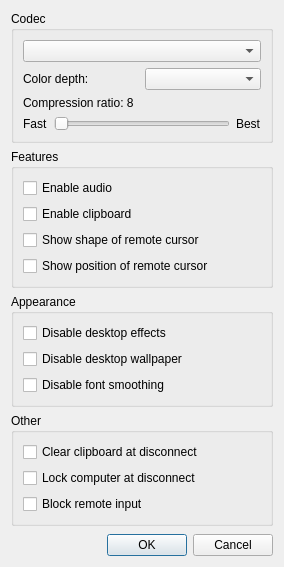
<?xml version="1.0" encoding="UTF-8"?>
<ui version="4.0">
 <class>DesktopConfigDialog</class>
 <widget class="QDialog" name="DesktopConfigDialog">
  <property name="geometry">
   <rect>
    <x>0</x>
    <y>0</y>
    <width>284</width>
    <height>567</height>
   </rect>
  </property>
  <property name="sizePolicy">
   <sizepolicy hsizetype="Preferred" vsizetype="Preferred">
    <horstretch>0</horstretch>
    <verstretch>0</verstretch>
   </sizepolicy>
  </property>
  <property name="windowTitle">
   <string>Session Configuration</string>
  </property>
  <layout class="QVBoxLayout" name="verticalLayout_5">
   <item>
    <widget class="QGroupBox" name="groupBox_2">
     <property name="sizePolicy">
      <sizepolicy hsizetype="Preferred" vsizetype="Fixed">
       <horstretch>0</horstretch>
       <verstretch>0</verstretch>
      </sizepolicy>
     </property>
     <property name="title">
      <string>Codec</string>
     </property>
     <layout class="QVBoxLayout" name="verticalLayout">
      <item>
       <widget class="QComboBox" name="combo_codec"/>
      </item>
      <item>
       <layout class="QHBoxLayout" name="horizontalLayout_2">
        <item>
         <widget class="QLabel" name="label_color_depth">
          <property name="text">
           <string>Color depth:</string>
          </property>
         </widget>
        </item>
        <item>
         <widget class="QComboBox" name="combobox_color_depth"/>
        </item>
       </layout>
      </item>
      <item>
       <widget class="QLabel" name="label_compress_ratio">
        <property name="text">
         <string notr="true">Compression ratio: 8</string>
        </property>
       </widget>
      </item>
      <item>
       <layout class="QHBoxLayout" name="horizontalLayout">
        <item>
         <widget class="QLabel" name="label_fast">
          <property name="text">
           <string>Fast</string>
          </property>
         </widget>
        </item>
        <item>
         <widget class="QSlider" name="slider_compress_ratio">
          <property name="minimum">
           <number>1</number>
          </property>
          <property name="maximum">
           <number>22</number>
          </property>
          <property name="orientation">
           <enum>Qt::Orientation::Horizontal</enum>
          </property>
         </widget>
        </item>
        <item>
         <widget class="QLabel" name="label_best">
          <property name="text">
           <string>Best</string>
          </property>
         </widget>
        </item>
       </layout>
      </item>
     </layout>
    </widget>
   </item>
   <item>
    <widget class="QGroupBox" name="groupbox_features">
     <property name="sizePolicy">
      <sizepolicy hsizetype="Preferred" vsizetype="Fixed">
       <horstretch>0</horstretch>
       <verstretch>0</verstretch>
      </sizepolicy>
     </property>
     <property name="title">
      <string>Features</string>
     </property>
     <layout class="QVBoxLayout" name="verticalLayout_4">
      <item>
       <widget class="QCheckBox" name="checkbox_audio">
        <property name="text">
         <string>Enable audio</string>
        </property>
       </widget>
      </item>
      <item>
       <widget class="QCheckBox" name="checkbox_clipboard">
        <property name="text">
         <string>Enable clipboard</string>
        </property>
       </widget>
      </item>
      <item>
       <widget class="QCheckBox" name="checkbox_cursor_shape">
        <property name="text">
         <string>Show shape of remote cursor</string>
        </property>
       </widget>
      </item>
      <item>
       <widget class="QCheckBox" name="checkbox_enable_cursor_pos">
        <property name="text">
         <string>Show position of remote cursor</string>
        </property>
       </widget>
      </item>
     </layout>
    </widget>
   </item>
   <item>
    <widget class="QGroupBox" name="groupbox_appearance">
     <property name="sizePolicy">
      <sizepolicy hsizetype="Preferred" vsizetype="Fixed">
       <horstretch>0</horstretch>
       <verstretch>0</verstretch>
      </sizepolicy>
     </property>
     <property name="title">
      <string>Appearance</string>
     </property>
     <layout class="QVBoxLayout" name="verticalLayout_2">
      <item>
       <widget class="QCheckBox" name="checkbox_desktop_effects">
        <property name="text">
         <string>Disable desktop effects</string>
        </property>
       </widget>
      </item>
      <item>
       <widget class="QCheckBox" name="checkbox_desktop_wallpaper">
        <property name="text">
         <string>Disable desktop wallpaper</string>
        </property>
       </widget>
      </item>
      <item>
       <widget class="QCheckBox" name="checkbox_font_smoothing">
        <property name="text">
         <string>Disable font smoothing</string>
        </property>
       </widget>
      </item>
     </layout>
    </widget>
   </item>
   <item>
    <widget class="QGroupBox" name="groupbox_other">
     <property name="sizePolicy">
      <sizepolicy hsizetype="Preferred" vsizetype="Fixed">
       <horstretch>0</horstretch>
       <verstretch>0</verstretch>
      </sizepolicy>
     </property>
     <property name="title">
      <string>Other</string>
     </property>
     <layout class="QVBoxLayout" name="verticalLayout_3">
      <item>
       <widget class="QCheckBox" name="checkbox_clear_clipboard">
        <property name="text">
         <string>Clear clipboard at disconnect</string>
        </property>
       </widget>
      </item>
      <item>
       <widget class="QCheckBox" name="checkbox_lock_at_disconnect">
        <property name="text">
         <string>Lock computer at disconnect</string>
        </property>
       </widget>
      </item>
      <item>
       <widget class="QCheckBox" name="checkbox_block_remote_input">
        <property name="text">
         <string>Block remote input</string>
        </property>
       </widget>
      </item>
     </layout>
    </widget>
   </item>
   <item>
    <spacer name="verticalSpacer">
     <property name="orientation">
      <enum>Qt::Orientation::Vertical</enum>
     </property>
     <property name="sizeHint" stdset="0">
      <size>
       <width>20</width>
       <height>2</height>
      </size>
     </property>
    </spacer>
   </item>
   <item>
    <widget class="QDialogButtonBox" name="button_box">
     <property name="orientation">
      <enum>Qt::Orientation::Horizontal</enum>
     </property>
     <property name="standardButtons">
      <set>QDialogButtonBox::StandardButton::Cancel|QDialogButtonBox::StandardButton::Ok</set>
     </property>
    </widget>
   </item>
  </layout>
 </widget>
 <resources/>
 <connections>
  <connection>
   <sender>button_box</sender>
   <signal>accepted()</signal>
   <receiver>DesktopConfigDialog</receiver>
   <slot>accept()</slot>
   <hints>
    <hint type="sourcelabel">
     <x>248</x>
     <y>254</y>
    </hint>
    <hint type="destinationlabel">
     <x>157</x>
     <y>274</y>
    </hint>
   </hints>
  </connection>
  <connection>
   <sender>button_box</sender>
   <signal>rejected()</signal>
   <receiver>DesktopConfigDialog</receiver>
   <slot>reject()</slot>
   <hints>
    <hint type="sourcelabel">
     <x>316</x>
     <y>260</y>
    </hint>
    <hint type="destinationlabel">
     <x>286</x>
     <y>274</y>
    </hint>
   </hints>
  </connection>
 </connections>
</ui>
